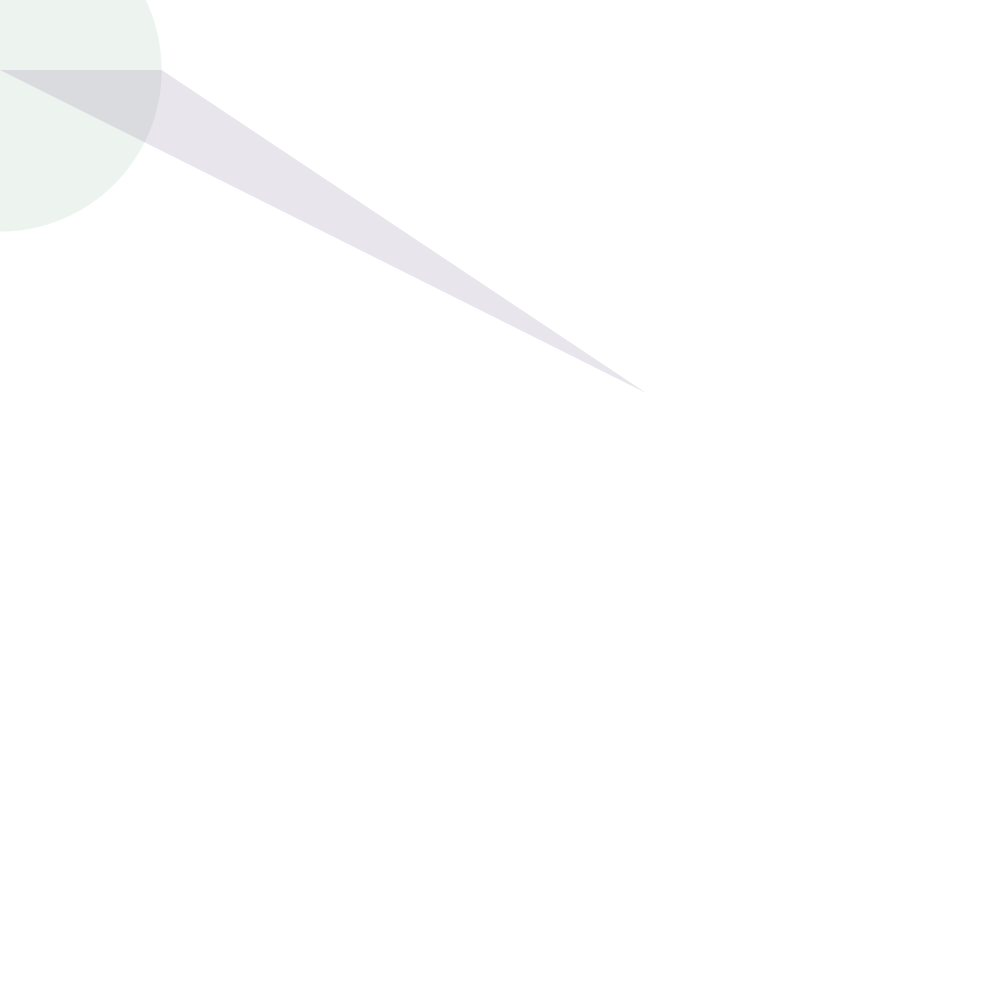
Frame 1 (no input)
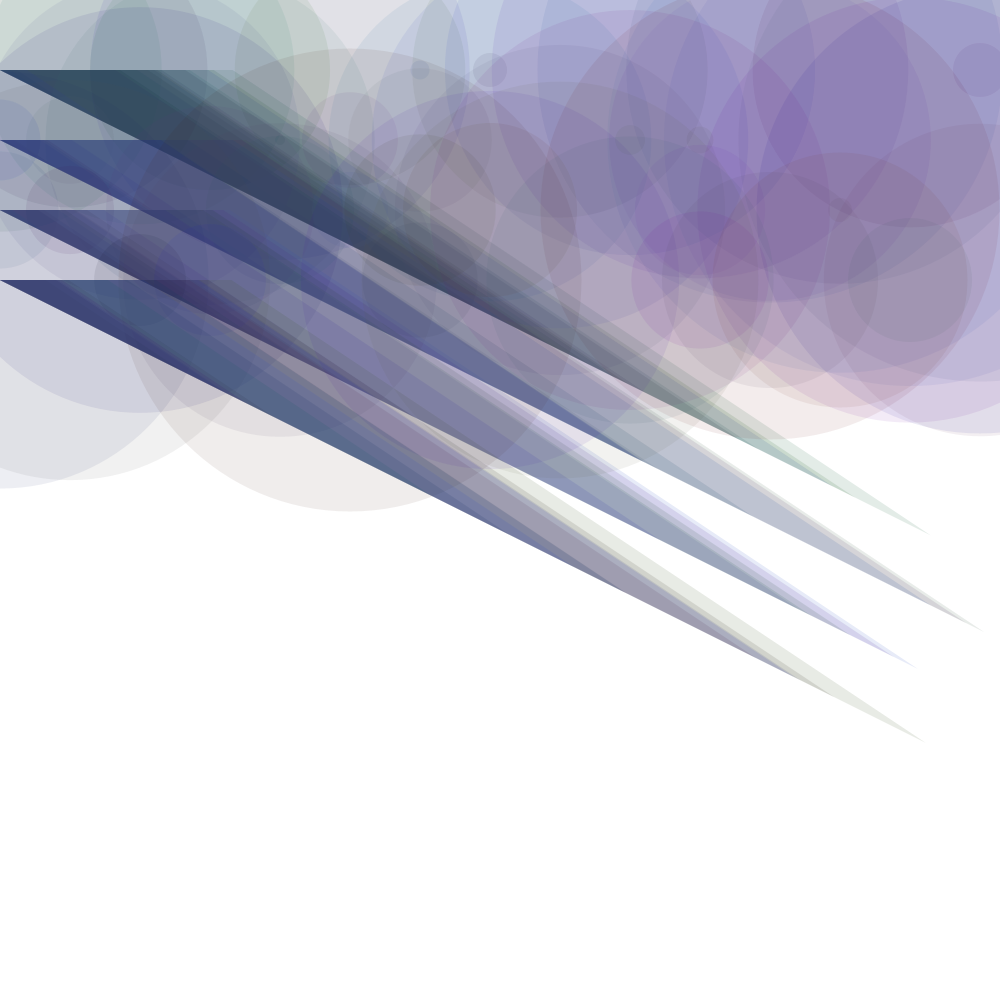
Frame 60 (the mouse pressed at the canvas centre just before this capture)
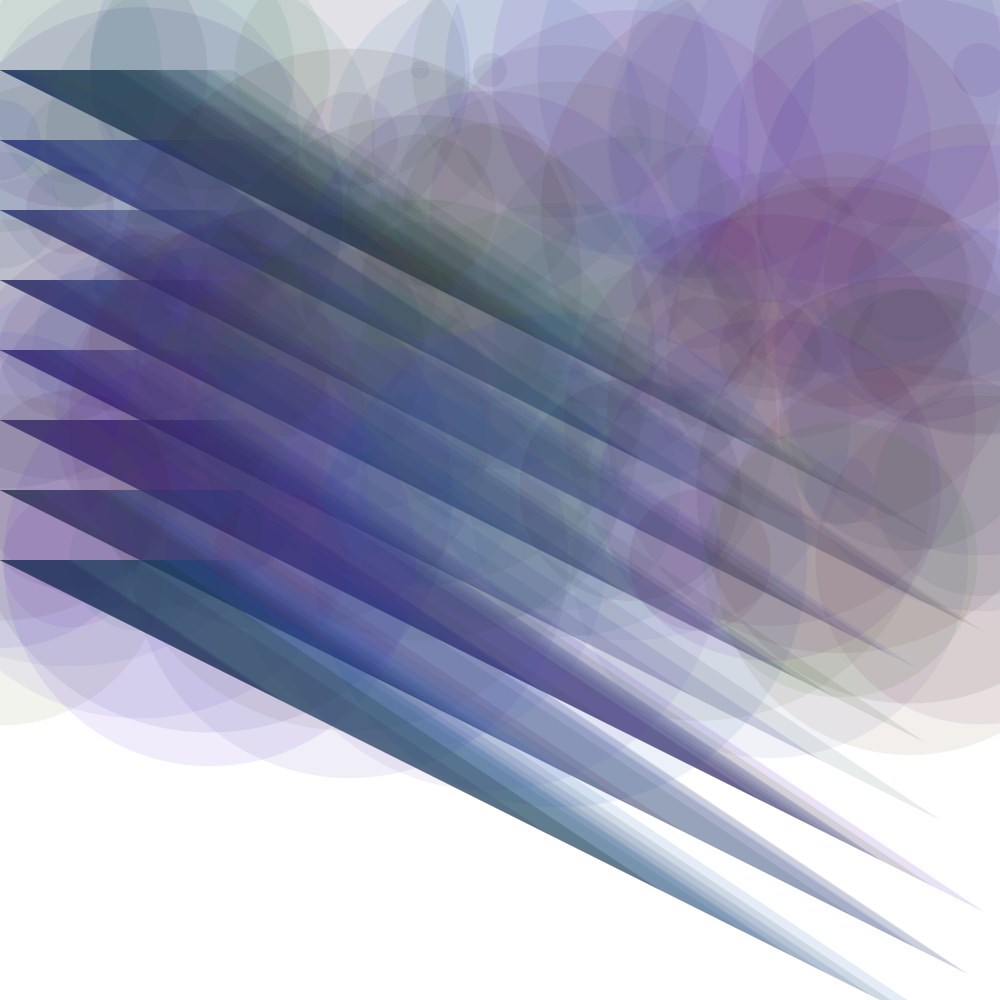
Frame 120 (the mouse held since frame 60 and released just before this capture)

The Processing sketch that drew these frames (run headless with seeded random() and noise(); from frame 60 on, the mouse is pressed at the canvas centre):

// Processing sketch: c_rculos
// ── c_rculos.pde
int x; //<>// //<>// //<>//
int y = 70;

float radio;

void setup() {
  size(1000, 1000);
  background(255);
  noStroke();
  frameRate(10);
  //stroke(222);
}

void draw() {

  float numAleatorio = random (0, 1);
  radio = (numAleatorio * width /2 );

  fill(random(115), random(120), random(210), 20);
  ellipse(x, y, radio, radio);

  fill(random(75), random(100), random(210), 30);
  //fill(10,120, 145, 30);
  triangle(0, y, radio *2, y + radio, radio/2, y);

  x += 70;
  println(x);

  // Controlar dibujo en eje vertical

  if (x > width) {
    x = 0;
    y = y + 70;
  }

  // Controal dibujo en eje horizontal
  if (y > height) {
    background(255);
    y = 70;
  }
}
